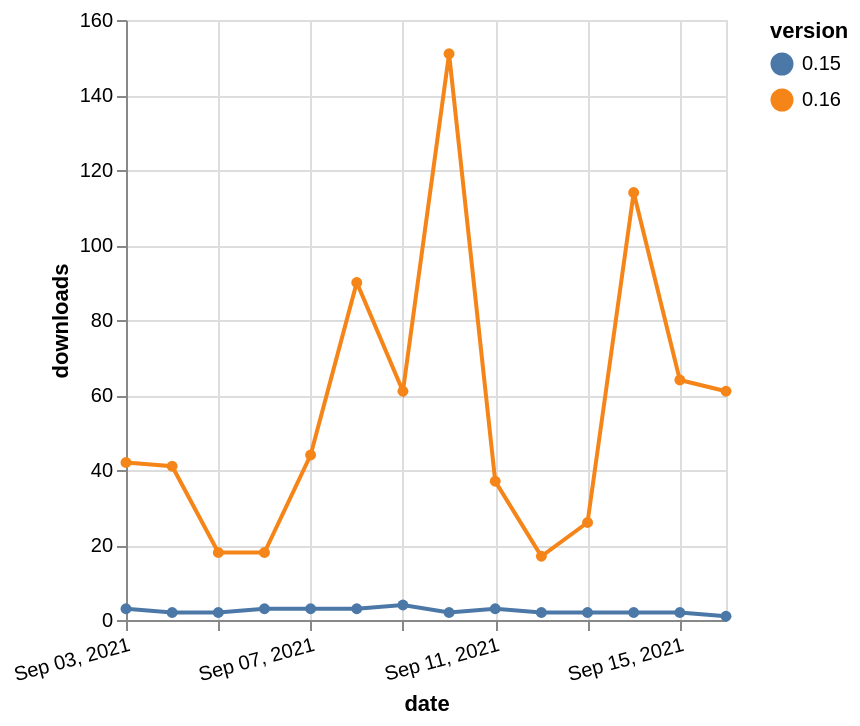

The specification (Vega-Lite) saved for this image:
### Vega-Lite specification from a JSON file in a GitHub repository (floating-point values rounded to 4 significant figures)
{"$schema": "https://vega.github.io/schema/vega-lite/v5.json", "description": "A simple bar chart with embedded data.", "data": {"values": [{"date": "2021-09-03", "total": 72623, "delta": 42, "version": "0.16"}, {"date": "2021-09-04", "total": 72664, "delta": 41, "version": "0.16"}, {"date": "2021-09-05", "total": 72682, "delta": 18, "version": "0.16"}, {"date": "2021-09-06", "total": 72700, "delta": 18, "version": "0.16"}, {"date": "2021-09-07", "total": 72744, "delta": 44, "version": "0.16"}, {"date": "2021-09-08", "total": 72834, "delta": 90, "version": "0.16"}, {"date": "2021-09-09", "total": 72895, "delta": 61, "version": "0.16"}, {"date": "2021-09-10", "total": 73046, "delta": 151, "version": "0.16"}, {"date": "2021-09-11", "total": 73083, "delta": 37, "version": "0.16"}, {"date": "2021-09-12", "total": 73100, "delta": 17, "version": "0.16"}, {"date": "2021-09-13", "total": 73126, "delta": 26, "version": "0.16"}, {"date": "2021-09-14", "total": 73240, "delta": 114, "version": "0.16"}, {"date": "2021-09-15", "total": 73304, "delta": 64, "version": "0.16"}, {"date": "2021-09-16", "total": 73365, "delta": 61, "version": "0.16"}, {"date": "2021-09-03", "total": 10140, "delta": 3, "version": "0.15"}, {"date": "2021-09-04", "total": 10142, "delta": 2, "version": "0.15"}, {"date": "2021-09-05", "total": 10144, "delta": 2, "version": "0.15"}, {"date": "2021-09-06", "total": 10147, "delta": 3, "version": "0.15"}, {"date": "2021-09-07", "total": 10150, "delta": 3, "version": "0.15"}, {"date": "2021-09-08", "total": 10153, "delta": 3, "version": "0.15"}, {"date": "2021-09-09", "total": 10157, "delta": 4, "version": "0.15"}, {"date": "2021-09-10", "total": 10159, "delta": 2, "version": "0.15"}, {"date": "2021-09-11", "total": 10162, "delta": 3, "version": "0.15"}, {"date": "2021-09-12", "total": 10164, "delta": 2, "version": "0.15"}, {"date": "2021-09-13", "total": 10166, "delta": 2, "version": "0.15"}, {"date": "2021-09-14", "total": 10168, "delta": 2, "version": "0.15"}, {"date": "2021-09-15", "total": 10170, "delta": 2, "version": "0.15"}, {"date": "2021-09-16", "total": 10171, "delta": 1, "version": "0.15"}]}, "width": "container", "mark": {"type": "line", "point": {"filled": true}}, "encoding": {"x": {"field": "date", "type": "temporal", "timeUnit": "yearmonthdate", "title": "date", "axis": {"labelAngle": -15}}, "y": {"field": "delta", "type": "quantitative", "title": "downloads"}, "color": {"field": "version", "type": "nominal"}, "tooltip": {"field": "delta"}}}
